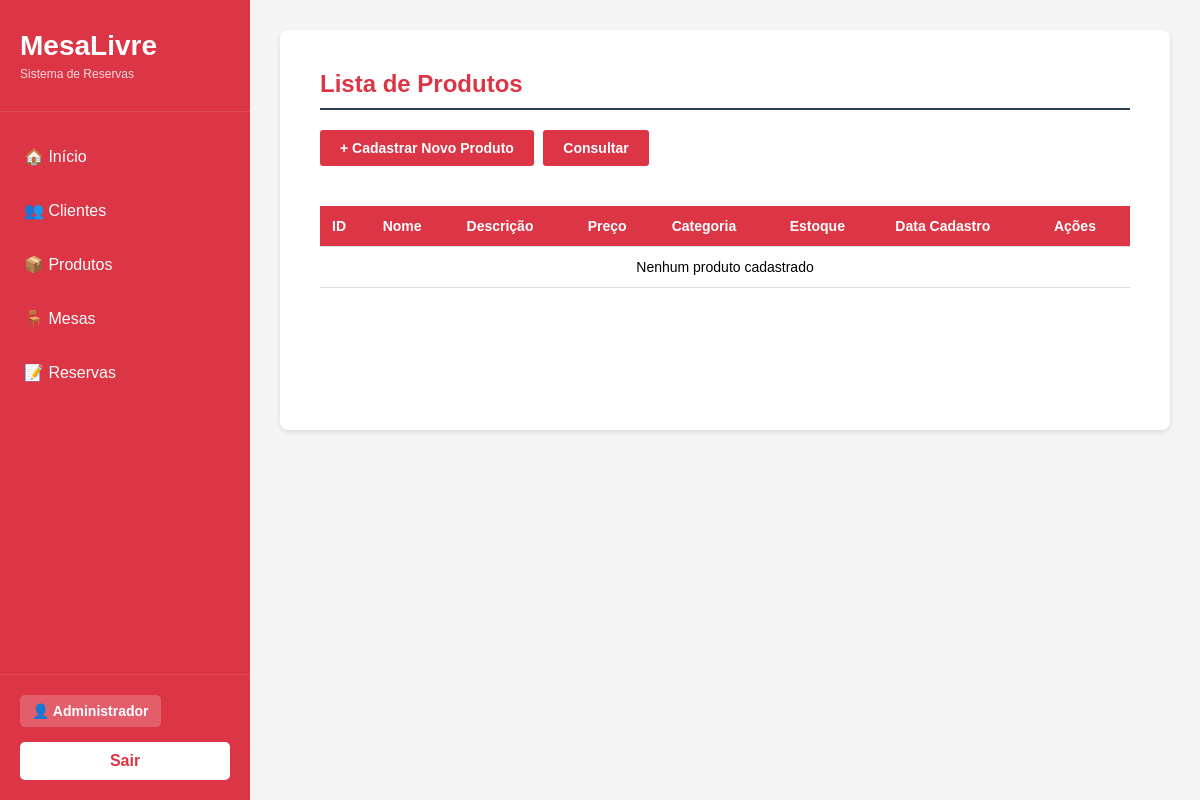
Before: /MesaLivre/produto.php (signed in) with the older database file.
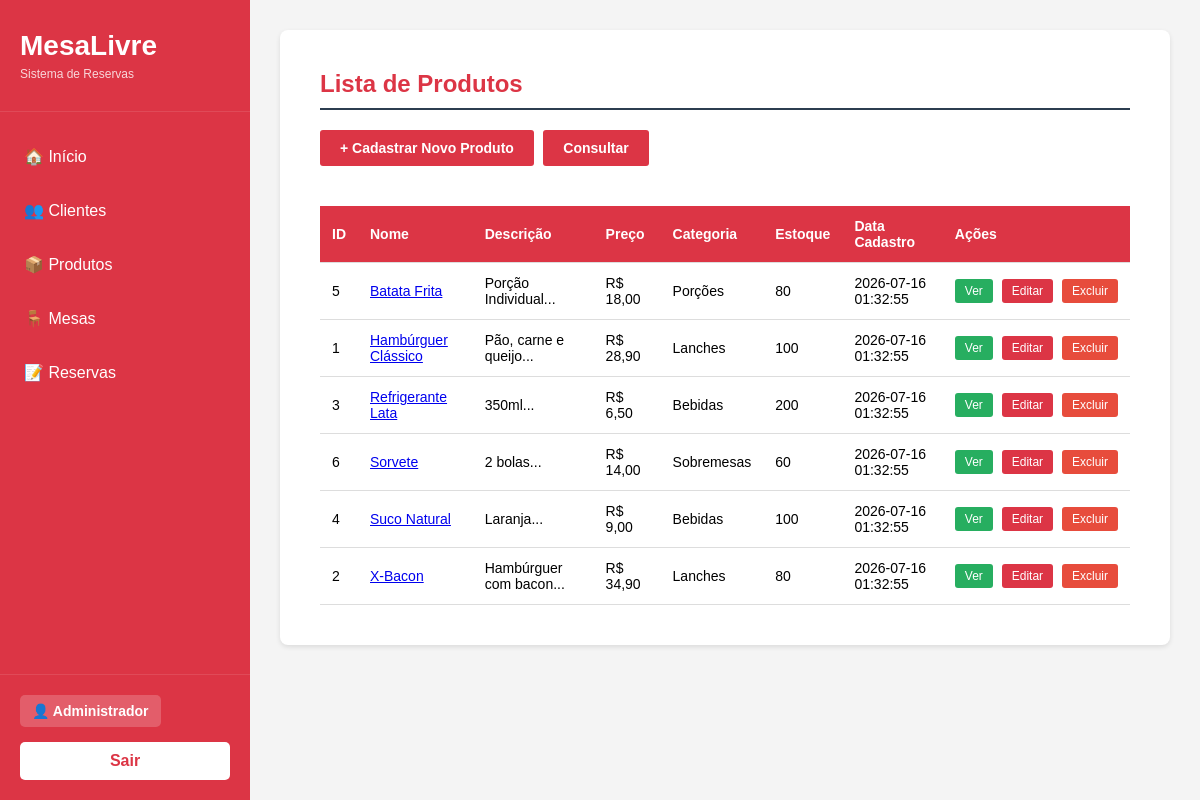
After: the same page with the newer database file.
### tables this page shows
CREATE TABLE produtos (

    id_produto INT AUTO_INCREMENT PRIMARY KEY,

    id_categoria INT NOT NULL,

    nome VARCHAR(100) NOT NULL,

    descricao TEXT,

    preco DECIMAL(10,2) NOT NULL,

    estoque INT DEFAULT 0,

    tempo_preparo INT,

    imagem VARCHAR(255),

    ativo BOOLEAN DEFAULT TRUE,

    data_cadastro DATETIME DEFAULT CURRENT_TIMESTAMP,

    FOREIGN KEY (id_categoria)
        REFERENCES categorias(id_categoria)

);

CREATE TABLE categorias (
    id_categoria INT AUTO_INCREMENT PRIMARY KEY,
    nome VARCHAR(60) NOT NULL,
    cor VARCHAR(20),
    icone VARCHAR(100),
    ativo BOOLEAN DEFAULT TRUE
);

### MesaLivre/controle/produto/ListarProduto_class.php (called while the page is built)
<?php
	include_once("modelo/produto/ProdutoDAO_class.php");
	class ListarProduto{
		public function __construct(){
			$dao = new ProdutoDAO();
			$lista = $dao->listar();
			include_once("visao/produto/listaProduto.php");
		}
	}
?>

### MesaLivre/modelo/produto/ProdutoDAO_class.php (called while the page is built, shortened)
<?php
include_once "ConnectionFactory_class.php";
class ProdutoDAO {
    public function listar(){
        try{
            $fabrica = new ConnectionFactory();
            $con = $fabrica->getConnection();
            $stmt = $con->prepare(
                "SELECT p.*, c.nome AS categoria
                 FROM produtos p
                 INNER JOIN categorias c ON p.id_categoria = c.id_categoria
                 ORDER BY p.nome ASC"
            );
            $stmt->execute();
            $result = $stmt->fetchAll(PDO::FETCH_ASSOC);
            return $result;
        } catch (PDOException $ex){
            echo "Erro ao listar produtos: " . $ex->getMessage();
            return [];
        }
    }
}
?>

### MesaLivre/modelo/ConnectionFactory_class.php (called while the page is built, shortened)
<?php
if(!class_exists('ConnectionFactory')){
	class ConnectionFactory{
		public $dbType = "mysql";
		public $host = "localhost";
		public $user = "root";
		public $senha = "";
		public $db = "mesalivre";
		public $persistente = false;
		public function getConnection(){
			try{
				$this->con = new PDO(
					$this->dbType.":host=".$this->host.";dbname=".$this->db,
					$this->user,
					$this->senha,
					array(PDO::ATTR_PERSISTENT => $this->persistente,
					PDO::ATTR_ERRMODE => PDO::ERRMODE_EXCEPTION)
				);
				return $this->con;
			}
			catch(PDOException $ex){
				echo "Erro: " . $ex->getMessage();
			}
		}
	}
}
?>

### MesaLivre/visao/produto/listaProduto.php (the view, shortened to what this page needs)
<h2>Lista de Produtos</h2>
<a href="produto.php?fun=cadastrar" class="btn btn-add">+ Cadastrar Novo Produto</a>
<a href="produto.php?fun=consultar" class="btn btn-add">Consultar</a>
<table>
    <tr>
        <th>ID</th>
        <th>Nome</th>
        <th>Descrição</th>
        <th>Preço</th>
        <th>Categoria</th>
        <th>Estoque</th>
        <th>Data Cadastro</th>
        <th>Ações</th>
    </tr>
    <?php
    if(isset($lista) && count($lista) > 0){
        foreach($lista as $produto){
            echo "<tr>";
            echo "<td>" . $produto['id_produto'] . "</td>";
            echo "<td><a href='produto.php?fun=exibir&id=" . $produto['id_produto'] . "'>" . $produto['nome'] . "</a></td>";
            echo "<td>" . substr($produto['descricao'], 0, 30) . "...</td>";
            echo "<td>R$ " . number_format($produto['preco'], 2, ',', '.') . "</td>";
            echo "<td>" . $produto['categoria'] . "</td>";
            echo "<td>" . $produto['estoque'] . "</td>";
            echo "<td>" . $produto['data_cadastro'] . "</td>";
            echo "<td>
                    <a href='produto.php?fun=exibir&id=" . $produto['id_produto'] . "' class='btn btn-view'>Ver</a>
                    <a href='produto.php?fun=alterar&id=" . $produto['id_produto'] . "' class='btn btn-edit'>Editar</a>
                    <a href='produto.php?fun=excluir&id=" . $produto['id_produto'] . "' class='btn btn-delete'>Excluir</a>
                  </td>";
            echo "</tr>";
        }
    } else {
        echo "<tr><td colspan='8' style='text-align: center;'>Nenhum produto cadastrado</td></tr>";
    }
    ?>
</table>

Changed rows visible on the page:
now on this page (row edited): produtos: id_produto "5", nome "Batata Frita", descricao "Porção Individual", preco "18,00", id_categoria.nome "Porções", estoque "80", data_cadastro "2026-07-16 01:32:55"
now on this page (row edited): produtos: id_produto "1", nome "Hambúrguer Clássico", descricao "Pão, carne e queijo", preco "28,90", id_categoria.nome "Lanches", estoque "100", data_cadastro "2026-07-16 01:32:55"
now on this page (row edited): produtos: id_produto "3", nome "Refrigerante Lata", descricao "350ml", preco "6,50", id_categoria.nome "Bebidas", estoque "200", data_cadastro "2026-07-16 01:32:55"
added produtos: id_produto "6", nome "Sorvete", descricao "2 bolas", preco "14,00", id_categoria.nome "Sobremesas", estoque "60", data_cadastro "2026-07-16 01:32:55"
now on this page (row edited): produtos: id_produto "4", nome "Suco Natural", descricao "Laranja", preco "9,00", id_categoria.nome "Bebidas", estoque "100", data_cadastro "2026-07-16 01:32:55"
now on this page (row edited): produtos: id_produto "2", nome "X-Bacon", descricao "Hambúrguer com bacon", preco "34,90", id_categoria.nome "Lanches", estoque "80", data_cadastro "2026-07-16 01:32:55"
Other visible differences:
text no longer shown: "Nenhum produto cadastrado"
